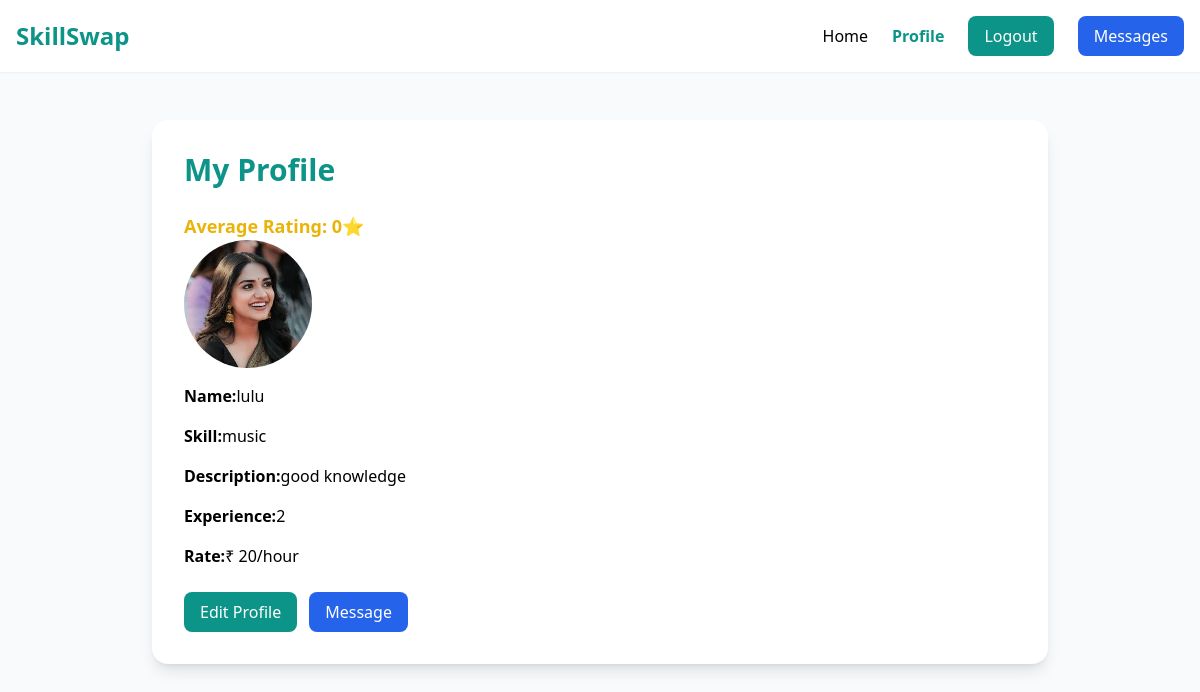
/TeacherProfile/ (signed in), run on the app's committed database.
### skills/models.py (models this page shows, shortened)
class TeacherProfile(models.Model):
    user = models.OneToOneField(
        User,
        on_delete=models.CASCADE
    )
    full_name = models.CharField(
        max_length=100,
        blank=True,
        null=True
    )
    skill = models.CharField(
        max_length=100,
        blank=True,
        null=True
    )
    experience = models.IntegerField(
        default=0
    )
    bio = models.TextField(
        blank=True,
        null=True
    )
    profile_image = models.ImageField(
        upload_to='teachers/',
        blank=True,
        null=True
    )
    rate = models.IntegerField(
        default=0
    )

### skills/views.py (the view)
# urls.py: path('TeacherProfile/', views.profile, name='TeacherProfile'),
@login_required(login_url='skills:log1')
def profile(request):
    teacher, created = TeacherProfile.objects.get_or_create(
        user=request.user
    )
    return render(request, 'TeacherProfile.html', {
        'teacher': teacher
    })

### skills/templates/TeacherProfile.html (shortened to what this page needs)
{% load static %}
<!DOCTYPE html>
<html lang="en">
<head>
  <script src="https://cdn.tailwindcss.com"></script>
</head>
<body class="bg-slate-50 font-sans">
<nav class="bg-white shadow-sm sticky top-0 z-50">
  <div class="max-w-7xl mx-auto px-4 py-4 flex justify-between items-center">
    <h1 class="text-2xl font-bold text-teal-600">SkillSwap</h1>
    <div class="flex gap-6 items-center">
      <a href="{% url 'skills:home' %}" class="hover:text-teal-600">Home</a>
      <a href="{% url 'skills:TeacherProfile' %}" class="text-teal-600 font-semibold">Profile</a>
      <a href="{% url 'skills:logout' %}" class="bg-teal-600 text-white px-4 py-2 rounded-lg hover:bg-teal-700">Logout</a>
      <a href="{% url 'skills:inbox' %}"class="bg-blue-600 text-white px-4 py-2 rounded-lg">Messages</a>
    </div>
  </div>
</nav>
<section class="max-w-4xl mx-auto mt-12 bg-white rounded-2xl shadow-lg p-8">
  <h2 class="text-3xl font-bold text-teal-600 mb-6">
    My Profile
  </h2>
  <p class="text-lg font-semibold text-yellow-500">
    Average Rating: {{ teacher.user.teacher_rating.count }}⭐
  </p>
  <div class="space-y-4">
    {% if teacher.profile_image %}
<img src="{{ teacher.profile_image.url }}"
     class="w-32 h-32 rounded-full object-cover mb-4">
{% endif %}
    <p><strong>Name:</strong>{{ teacher.full_name }}</p>
    <p><strong>Skill:</strong>{{ teacher.skill }}</p>
    <p><strong>Description:</strong>{{ teacher.bio }} </p>
    <p><strong>Experience:</strong>{{ teacher.experience }}</p>
    <p><strong>Rate:</strong>₹ {{ teacher.rate }}/hour</p>
  </div>
  <div class="flex gap-3 mt-6">
    <a href="{% url 'skills:teach' %}"
       class="bg-teal-600 text-white px-4 py-2 rounded-lg hover:bg-teal-700">
      Edit Profile
    </a>
    <a href="{% url 'skills:inbox' %}"
       class="bg-blue-600 text-white px-4 py-2 rounded-lg hover:bg-blue-700">
      Message
    </a>
  </div>
</section>
</body>
</html>

### data on the page
TeacherProfile: user.teacher_rating.count "0", profile_image (picture), full_name "lulu", skill "music", bio "good knowledge", experience "2", rate "20"
